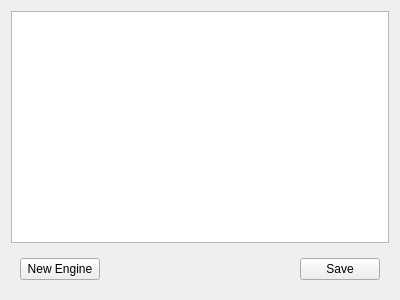
<?xml version="1.0" encoding="UTF-8"?>
<ui version="4.0">
 <class>SEngineConfigDialog</class>
 <widget class="QWidget" name="SEngineConfigDialog">
  <property name="geometry">
   <rect>
    <x>0</x>
    <y>0</y>
    <width>400</width>
    <height>300</height>
   </rect>
  </property>
  <property name="windowTitle">
   <string>Search Engine Config</string>
  </property>
  <layout class="QVBoxLayout" name="verticalLayout">
   <item>
    <widget class="QTableView" name="searchEnginesTable"/>
   </item>
   <item>
    <widget class="QWidget" name="widget" native="true">
     <layout class="QHBoxLayout" name="horizontalLayout">
      <item>
       <widget class="QPushButton" name="newEngineButton">
        <property name="text">
         <string>New Engine</string>
        </property>
       </widget>
      </item>
      <item>
       <spacer name="horizontalSpacer">
        <property name="orientation">
         <enum>Qt::Horizontal</enum>
        </property>
        <property name="sizeHint" stdset="0">
         <size>
          <width>215</width>
          <height>20</height>
         </size>
        </property>
       </spacer>
      </item>
      <item>
       <widget class="QPushButton" name="saveButton">
        <property name="text">
         <string>Save</string>
        </property>
       </widget>
      </item>
     </layout>
    </widget>
   </item>
  </layout>
 </widget>
 <resources/>
 <connections/>
</ui>
